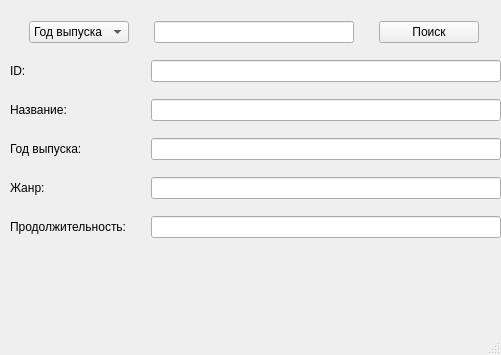
<?xml version="1.0" encoding="UTF-8"?>
<ui version="4.0">
 <class>MainWindow</class>
 <widget class="QMainWindow" name="MainWindow">
  <property name="geometry">
   <rect>
    <x>0</x>
    <y>0</y>
    <width>501</width>
    <height>355</height>
   </rect>
  </property>
  <property name="windowTitle">
   <string>MainWindow</string>
  </property>
  <widget class="QWidget" name="centralwidget">
   <widget class="QWidget" name="verticalLayoutWidget">
    <property name="geometry">
     <rect>
      <x>10</x>
      <y>10</y>
      <width>491</width>
      <height>241</height>
     </rect>
    </property>
    <layout class="QVBoxLayout" name="verticalLayout">
     <item>
      <layout class="QHBoxLayout" name="horizontalLayout">
       <item>
        <widget class="QComboBox" name="parameterSelection">
         <property name="maximumSize">
          <size>
           <width>100</width>
           <height>16777215</height>
          </size>
         </property>
         <item>
          <property name="text">
           <string>Год выпуска</string>
          </property>
         </item>
         <item>
          <property name="text">
           <string>Название</string>
          </property>
         </item>
         <item>
          <property name="text">
           <string>Продолжительность</string>
          </property>
         </item>
        </widget>
       </item>
       <item>
        <widget class="QLineEdit" name="queryLine">
         <property name="maximumSize">
          <size>
           <width>200</width>
           <height>16777215</height>
          </size>
         </property>
        </widget>
       </item>
       <item>
        <widget class="QPushButton" name="queryButton">
         <property name="maximumSize">
          <size>
           <width>100</width>
           <height>16777215</height>
          </size>
         </property>
         <property name="text">
          <string>Поиск</string>
         </property>
        </widget>
       </item>
      </layout>
     </item>
     <item>
      <layout class="QHBoxLayout" name="horizontalLayout_2">
       <property name="spacing">
        <number>50</number>
       </property>
       <item>
        <widget class="QLabel" name="label">
         <property name="text">
          <string>ID:</string>
         </property>
        </widget>
       </item>
       <item>
        <widget class="QLineEdit" name="idEdit_2">
         <property name="maximumSize">
          <size>
           <width>350</width>
           <height>16777215</height>
          </size>
         </property>
        </widget>
       </item>
      </layout>
     </item>
     <item>
      <layout class="QHBoxLayout" name="horizontalLayout_5">
       <item>
        <widget class="QLabel" name="label_4">
         <property name="text">
          <string>Название:</string>
         </property>
        </widget>
       </item>
       <item>
        <widget class="QLineEdit" name="titleEdit">
         <property name="maximumSize">
          <size>
           <width>350</width>
           <height>16777215</height>
          </size>
         </property>
        </widget>
       </item>
      </layout>
     </item>
     <item>
      <layout class="QHBoxLayout" name="horizontalLayout_4">
       <item>
        <widget class="QLabel" name="label_3">
         <property name="text">
          <string>Год выпуска: </string>
         </property>
        </widget>
       </item>
       <item>
        <widget class="QLineEdit" name="yearEdit">
         <property name="maximumSize">
          <size>
           <width>350</width>
           <height>16777215</height>
          </size>
         </property>
        </widget>
       </item>
      </layout>
     </item>
     <item>
      <layout class="QHBoxLayout" name="horizontalLayout_6">
       <item>
        <widget class="QLabel" name="label_5">
         <property name="text">
          <string>Жанр:</string>
         </property>
        </widget>
       </item>
       <item>
        <widget class="QLineEdit" name="genreEdit">
         <property name="maximumSize">
          <size>
           <width>350</width>
           <height>16777215</height>
          </size>
         </property>
        </widget>
       </item>
      </layout>
     </item>
     <item>
      <layout class="QHBoxLayout" name="horizontalLayout_7">
       <item>
        <widget class="QLabel" name="label_6">
         <property name="text">
          <string>Продолжительность:</string>
         </property>
        </widget>
       </item>
       <item>
        <widget class="QLineEdit" name="durationEdit">
         <property name="maximumSize">
          <size>
           <width>350</width>
           <height>16777215</height>
          </size>
         </property>
        </widget>
       </item>
      </layout>
     </item>
    </layout>
   </widget>
  </widget>
  <widget class="QMenuBar" name="menubar">
   <property name="geometry">
    <rect>
     <x>0</x>
     <y>0</y>
     <width>501</width>
     <height>21</height>
    </rect>
   </property>
  </widget>
  <widget class="QStatusBar" name="statusbar"/>
 </widget>
 <resources/>
 <connections/>
</ui>
